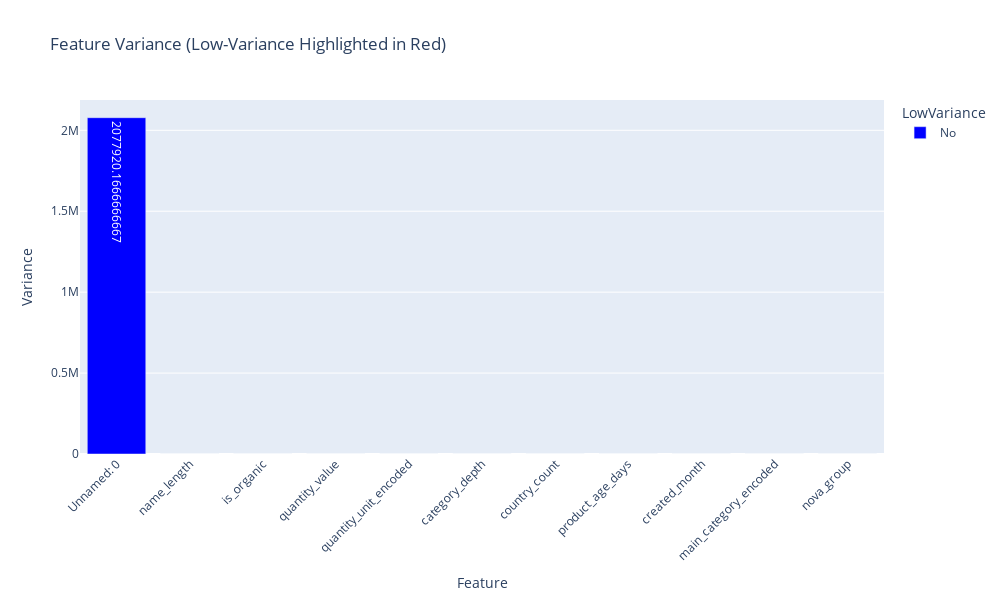

Notebook source saved alongside this figure:
### Code cell
numeric_cols = df_low_variance_filtered.select_dtypes(include=[np.number]).columns
variances = df_low_variance_filtered[numeric_cols].var()
threshold = 0.01
low_variance_features = variances[variances < threshold].index.tolist()
var_df_low_variance_filtered = pd.DataFrame({
    'Feature': variances.index,
    'Variance': variances.values,
    'LowVariance': ['Yes' if f in low_variance_features else 'No' for f in variances.index]
})


fig = px.bar(
    var_df_low_variance_filtered,
    x='Feature',        
    y='Variance',       
    color='LowVariance',  
    color_discrete_map={'Yes': 'red', 'No': 'blue'},  
    text='Variance',    
    title='Feature Variance (Low-Variance Highlighted in Red)'  
)


fig.update_layout(
    xaxis_tickangle=-45,
    width=1000,
    height=600
)

fig.show()

### Figure 1 — Plotly figure (JSON) as saved in the notebook; plotly's stock layout.template omitted (floating-point values rounded to 4 significant figures)
{"data": [{"hovertemplate": "LowVariance=No<br>Feature=%{x}<br>Variance=%{text}<extra></extra>", "legendgroup": "No", "marker": {"color": "blue", "pattern": {"shape": ""}}, "name": "No", "orientation": "v", "showlegend": true, "text": [2078000.0, 1.0, 1.0, 1.0, 1.0, 1.0, 1.0, 1.0, 1.0, 1.0, 1.211], "textposition": "auto", "type": "bar", "x": ["Unnamed: 0", "name_length", "is_organic", "quantity_value", "quantity_unit_encoded", "category_depth", "country_count", "product_age_days", "created_month", "main_category_encoded", "nova_group"], "xaxis": "x", "y": [2078000.0, 1.0, 1.0, 1.0, 1.0, 1.0, 1.0, 1.0, 1.0, 1.0, 1.211], "yaxis": "y"}], "layout": {"barmode": "relative", "height": 600, "legend": {"title": {"text": "LowVariance"}, "tracegroupgap": 0}, "title": {"text": "Feature Variance (Low-Variance Highlighted in Red)"}, "width": 1000, "xaxis": {"anchor": "y", "domain": [0, 1], "tickangle": -45, "title": {"text": "Feature"}}, "yaxis": {"anchor": "x", "domain": [0, 1], "title": {"text": "Variance"}}}}
